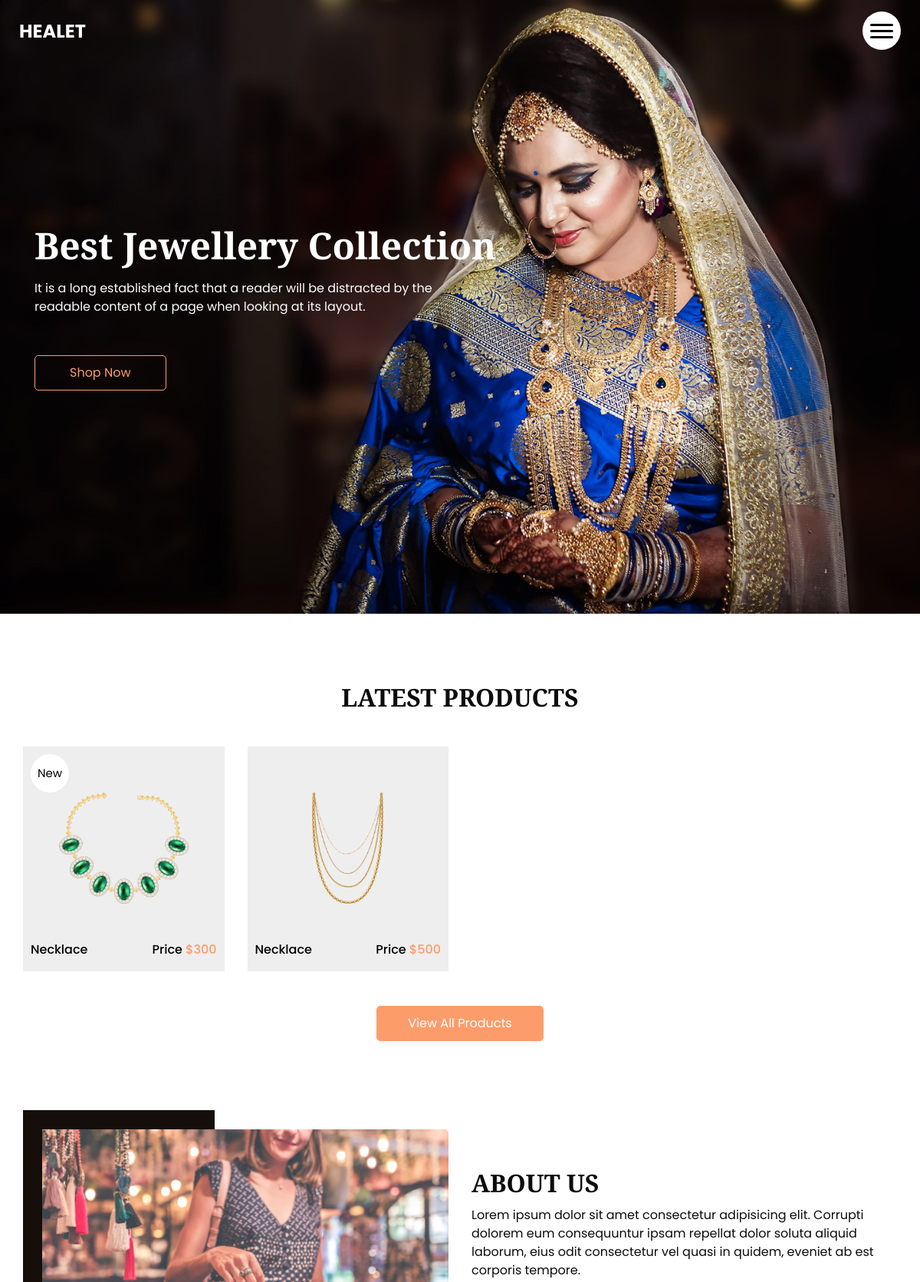
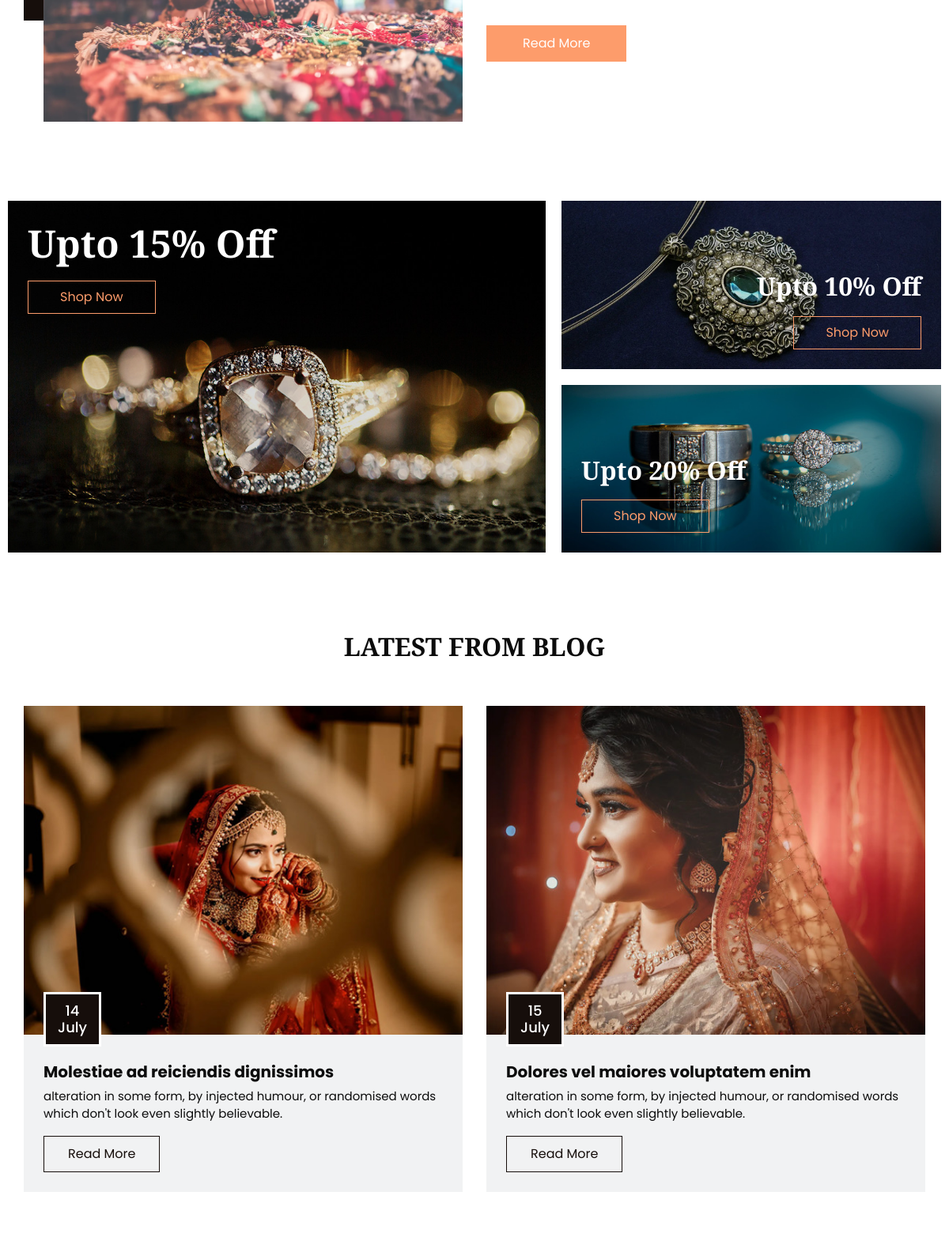
The page / (upper part) on the database its author committed (2 pictures, top to bottom).
### main/models.py (models this page shows, shortened)
class Best_Jewellery(models.Model):
    name = models.CharField('Hndik name',max_length=60)
    button_name = models.CharField('Hndik button name',max_length=50)
    about = models.TextField('About hndik')
    img = models.ImageField('Hndik image' , upload_to='images')

class Latest_Products(models.Model):
    img = models.ImageField('Product image',upload_to='images')
    name = models.CharField('Product name',max_length=50)
    price = models.PositiveIntegerField('Product price')
    active = models.BooleanField('Product active')

class About_Us(models.Model):
    name = models.CharField('About name',max_length=50)
    button_name = models.CharField('Button name',max_length=50)
    img = models.ImageField('About img',upload_to='images')
    about = models.TextField('About text')

### main/views.py (the view)
# urls.py: path('',views.Index,name='index'),
def Index(request):
    About = About_Us.objects.all().first()
    Product = Latest_Products.objects.all()
    Hndik = Best_Jewellery.objects.all().first()
    return render(request,'main/index.html',context={
        'Hndik':Hndik,
        'Product':Product,
        'About':About
    })

### main/templates/main/index.html (shortened to what this page needs)
{% extends 'Base.html' %}
{% block content %}
  <section class="slider_section position-relative">
    <div class="slider_bg_box">
      <img src="{{ Hndik.img.url }}" alt="">
    </div>
    <div class="container">
      <div class="col-md-9 col-lg-8">
        <div class="detail-box">
          <h1>
            {{ Hndik.name }}
            <br>
          </h1>
          <p>
            {{ Hndik.about }}
          </p>
          <div>
            <a href="" class="slider-link">
              {{ Hndik.button_name }}
            </a>
          </div>
        </div>
      </div>
    </div>
  </section>
  <section class="shop_section layout_padding">
    <div class="container">
      <div class="heading_container heading_center">
        <h2>
          Latest Products
        </h2>
      </div>
      <div class="row">
         {% for i in Product %}
        <div class="col-sm-6 col-md-4 col-lg-3">
          <div class="box">
            <a href="">
              <div class="img-box">
                <img src="{{ i.img.url }}" alt="">
              </div>
              <div class="detail-box">
                <h6>
                  {{ i.name }}
                </h6>
                <h6>
                  Price
                  <span>
                    ${{ i.price }}
                  </span>
                </h6>
              </div>
              {% if i.active %}
              <div class="new">
                <span>
                  New
                </span>
              </div>
              {% endif %}
            </a>
          </div>
        </div>
         {% endfor %}
      </div>
      <div class="btn-box">
        <a href="">
          View All Products
        </a>
      </div>
    </div>
  </section>
  <section class="about_section  ">
    <div class="container">
      <div class="row">
        <div class="col-md-6">
          <div class="img-box">
            <img src="{{ About.img.url }}" alt="">
          </div>
        </div>
        <div class="col-md-6">
          <div class="detail-box">
            <div class="heading_container">
              <h2>
                {{ About.name }}
              </h2>
            </div>
            <p>
              {{ About.about }}
            </p>
            <a href="">
              {{ About.button_name }}
            </a>
          </div>
        </div>
      </div>
    </div>
  </section>
  <section class="offer_section layout_padding">
    <div class="container-fluid">
      <div class="row">
        <div class="col-md-7 px-0">
          <div class="box offer-box1">
            <img src="images/o1.jpg" alt="">
            <div class="detail-box">
              <h2>
                Upto 15% Off
              </h2>
              <a href="">
                Shop Now
              </a>
            </div>
          </div>
        </div>
        <div class="col-md-5 px-0">
          <div class="box offer-box2">
            <img src="images/o2.jpg" alt="">
            <div class="detail-box">
              <h2>
                Upto 10% Off
              </h2>
              <a href="">
                Shop Now
              </a>
            </div>
          </div>
          <div class="box offer-box3">
            <img src="images/o3.jpg" alt="">
            <div class="detail-box">
              <h2>
                Upto 20% Off
              </h2>
              <a href="">
                Shop Now
              </a>
            </div>
          </div>
        </div>
      </div>
    </div>
  </section>
  <section class="blog_section ">
    <div class="container">
      <div class="heading_container">
        <h2>
          Latest From Blog
        </h2>
      </div>
      <div class="row">
        <div class="col-md-6">
          <div class="box">
            <div class="img-box">
              <img src="images/b1.jpg" alt="">
              <h4 class="blog_date">
                14 <br>
                July
              </h4>
            </div>
            <div class="detail-box">
              <h5>
                Molestiae ad reiciendis dignissimos
              </h5>
              <p>
                alteration in some form, by injected humour, or randomised words which don't look even slightly believable.
              </p>
              <a href="">
                Read More
              </a>
            </div>
          </div>
        </div>
        <div class="col-md-6">
          <div class="box">
            <div class="img-box">
              <img src="images/b2.jpg" alt="">
              <h4 class="blog_date">
                15 <br>
                July
              </h4>
            </div>
            <div class="detail-box">
              <h5>
                Dolores vel maiores voluptatem enim
              </h5>
              <p>
                alteration in some form, by injected humour, or randomised words which don't look even slightly believable.
              </p>
              <a href="">
                Read More
              </a>
            </div>
          </div>
        </div>
      </div>
    </div>
  </section>
  <section class="client_section layout_padding">
  </section>
{% endblock %}

### main/templates/Base.html (shortened to what this page needs)
{% load static %}
<!DOCTYPE html>
<html>
<head>
  <link rel="stylesheet" type="text/css" href="{% static 'css/bootstrap.css' %}" />
  <link href="{% static 'css/font-awesome.min.css' %}" rel="stylesheet" />
  <link href="{% static 'css/style.css' %}" rel="stylesheet" />
  <link href="{% static 'css/responsive.css' %}" rel="stylesheet" />
</head>
<body>
  <header class="header_section">
    <div class="container-fluid">
      <nav class="navbar navbar-expand-lg custom_nav-container">
        <a class="navbar-brand" href="{% url 'index' %}">
          <span>
            Healet
          </span>
        </a>
        <div class="" id="">
          <div class="custom_menu-btn">
            <button onclick="openNav()">
              <span class="s-1"> </span>
              <span class="s-2"> </span>
              <span class="s-3"> </span>
            </button>
          </div>
        </div>
      </nav>
    </div>
  </header>
    {% block content %}{% endblock %}
</body>
</html>

### main/static/css/responsive.css (style rules this page uses)
@media (min-width: 1200px) { .container { max-width: 1170px; } }

### rows shown on the page
Best_Jewellery: img (picture), name "Best Jewellery Collection", about "It is a long established fact that a reader will be distracted by the readable content of a page when looking at its layout.", button_name "Shop Now"
Latest_Products: img (picture), name "Necklace", price "300", active "New"
Latest_Products: img (picture), name "Necklace", price "500"
About_Us: img (picture), name "ABOUT US", about "Lorem ipsum dolor sit amet consectetur adipisicing elit. Corrupti dolorem eum consequuntur ipsam repellat dolor soluta aliquid laborum, eius odit consectetur vel quasi in quidem, eveniet ab est corporis tempore.", button_name "Read More"
